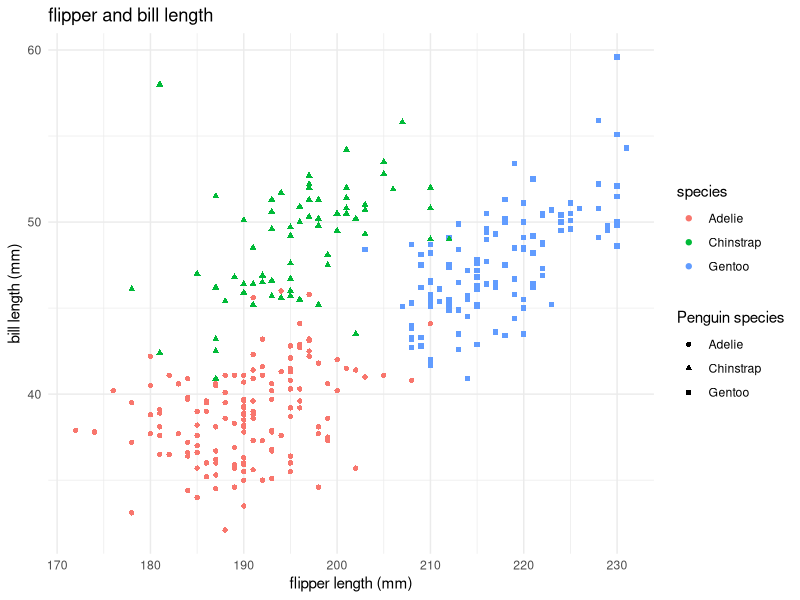

This chart was generated by the following R code:
## ---- chunk 1
#| label: load-packages
#| message: false

library(tidyverse)
library(palmerpenguins)

## ---- chunk 2
#| label: visualize

penguins %>% drop_na() %>% 
  ggplot(aes(x = flipper_length_mm, y = bill_length_mm)) +
  geom_point(aes(color = species, shape = species)) +
  labs(
    title = "flipper and bill length", 
    x = "flipper length (mm)", 
    y = "bill length (mm)", 
    shape = "Penguin species"
  ) + 
  theme_minimal()
  

